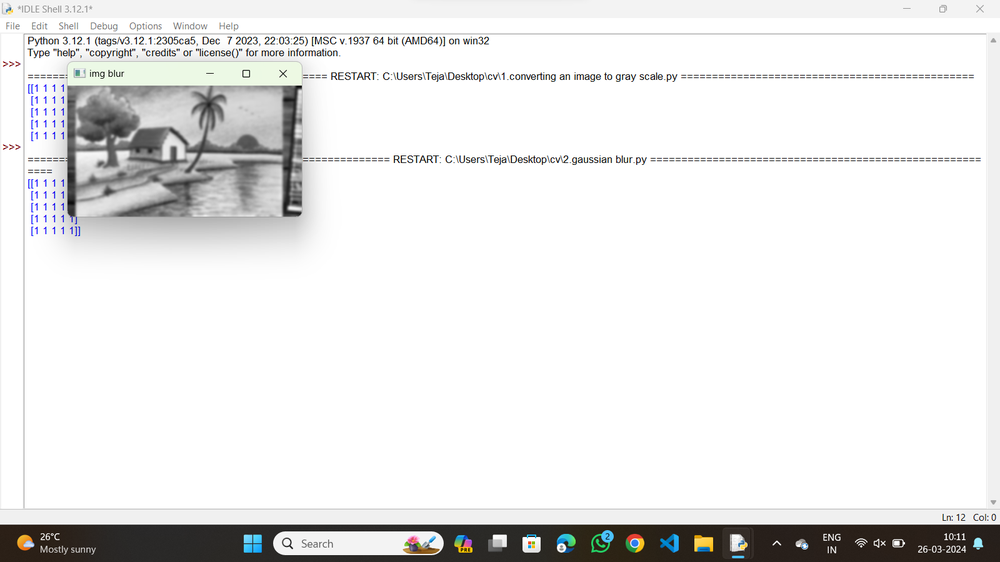
#> input picture OUTPUTS/02.png, 1000 x 562 px, shrunk from 1600 x 900 before the run, given in place of 02.jpg, which was not available
$ python '10.moving of an image from one place to another..py'
#> lines starting #> are read from the running program, lines starting #| are printed output that depends on the picture
import cv2
import numpy as np
image = cv2.imread(r"C:\Users\Teja\Desktop\cv\input\02.jpg")
#> image is the input picture: shape (562, 1000, 3); mean B, G, R 232.2, 232.5, 232.6
tx, ty = 100, 50
translation_matrix = np.float32([[1, 0, tx], [0, 1, ty]])
height, width = image.shape[:2]
#> height = 562; width = 1000
translated_image = cv2.warpAffine(image, translation_matrix, (width, height))
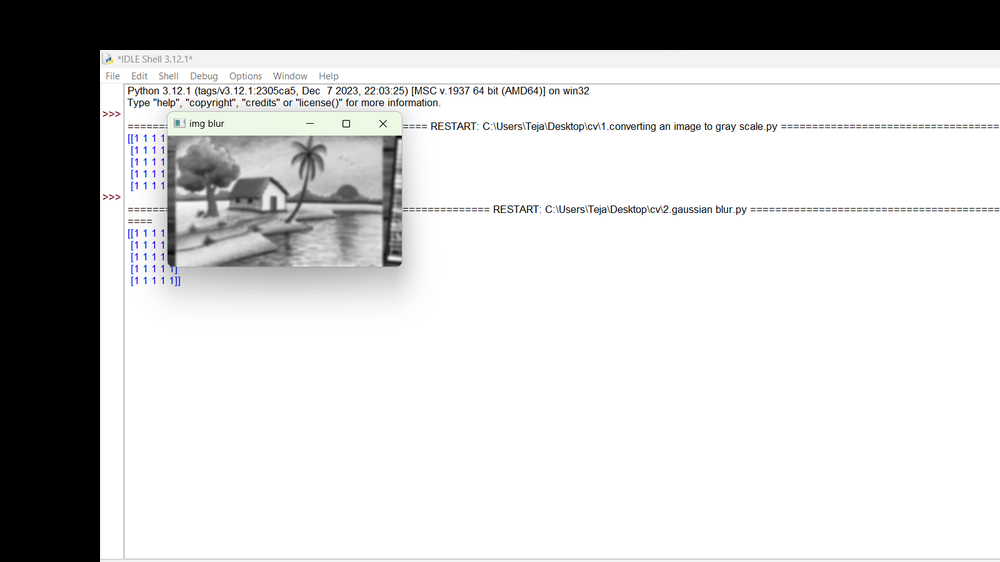
#> translated_image: shape (562, 1000, 3); mean B, G, R 199.6, 199.6, 199.5
cv2.imshow('Original Image', image)
cv2.imshow('Translated Image', translated_image)
cv2.waitKey(0)
cv2.destroyAllWindows()

$ run again, with OUTPUTS/03.png copied over OUTPUTS/02.png
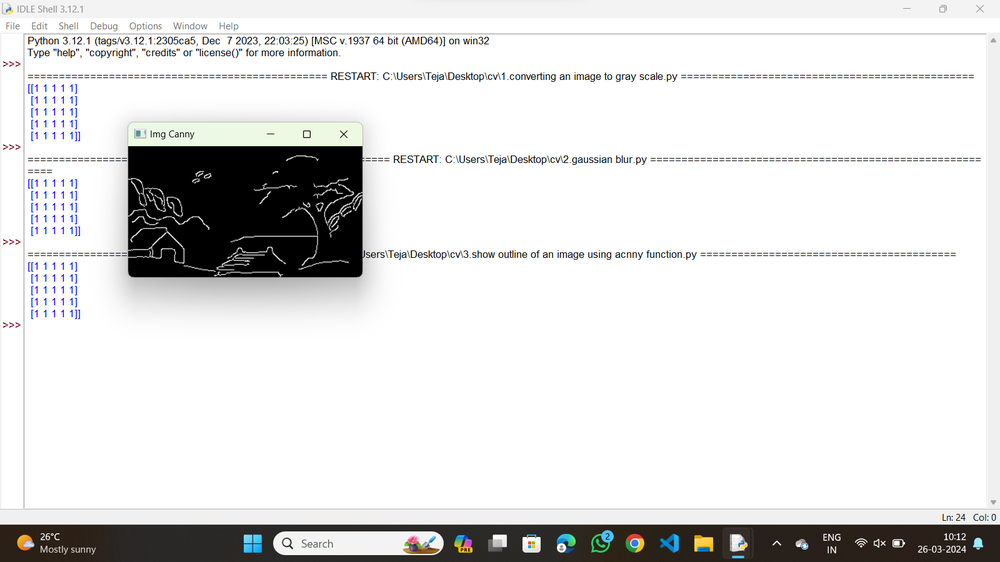
#> input picture OUTPUTS/03.png, 1000 x 562 px, shrunk from 1600 x 900 before the run, given in place of 02.jpg, which was not available
#> image is the input picture: shape (562, 1000, 3); mean B, G, R 223.8, 223.9, 223.9
#> `translated_image = cv2.warpAffine(image, translation_matrix, (width, h..`:
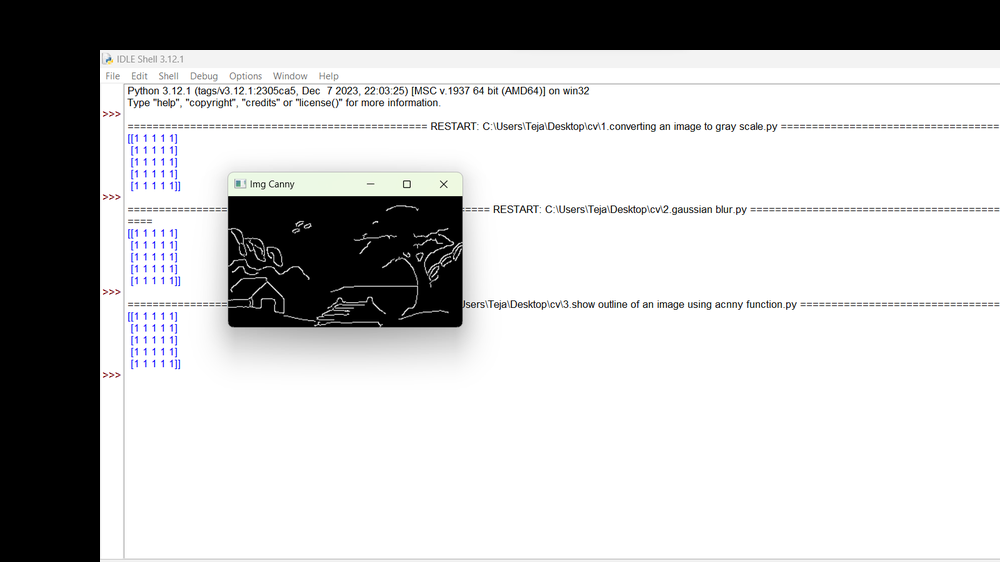
#> translated_image: shape (562, 1000, 3); mean B, G, R 191.2, 191, 190.9

$ run again, with OUTPUTS/04.png copied over OUTPUTS/02.png
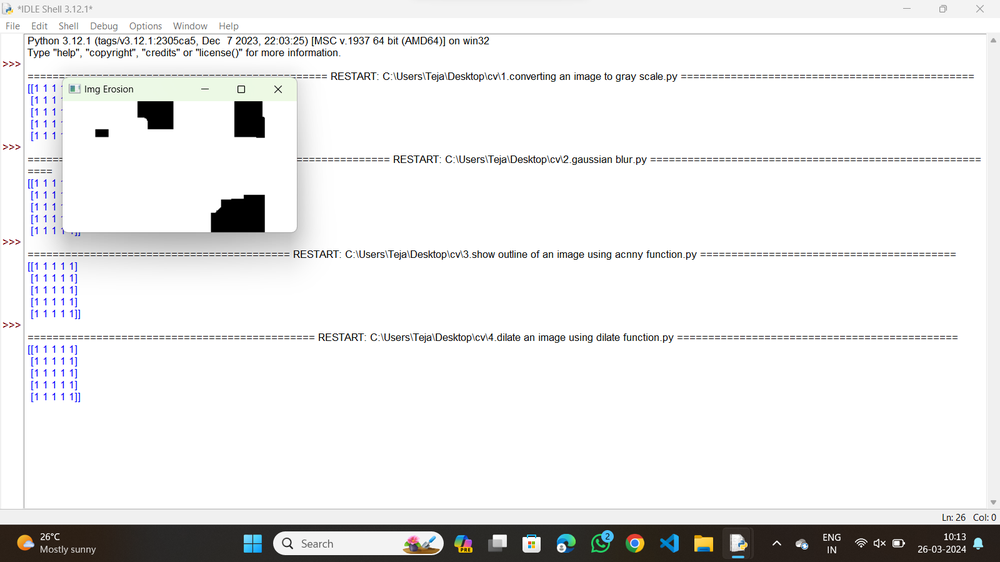
#> input picture OUTPUTS/04.png, 1000 x 562 px, shrunk from 1600 x 900 before the run, given in place of 02.jpg, which was not available
#> image is the input picture: shape (562, 1000, 3); mean B, G, R 234.6, 234.6, 234.7
#> `translated_image = cv2.warpAffine(image, translation_matrix, (width, h..`:
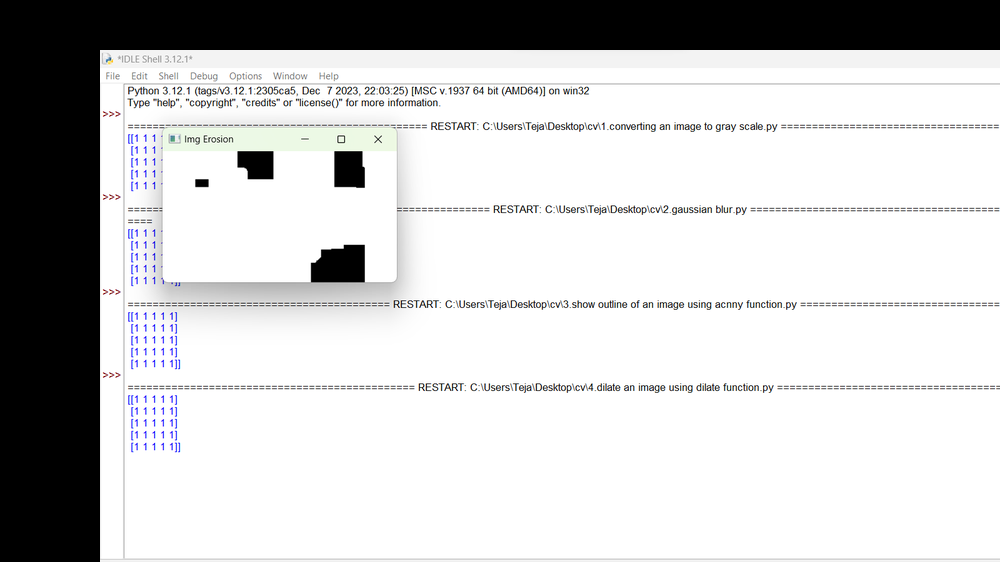
#> translated_image: shape (562, 1000, 3); mean B, G, R 202.1, 201.8, 201.7
